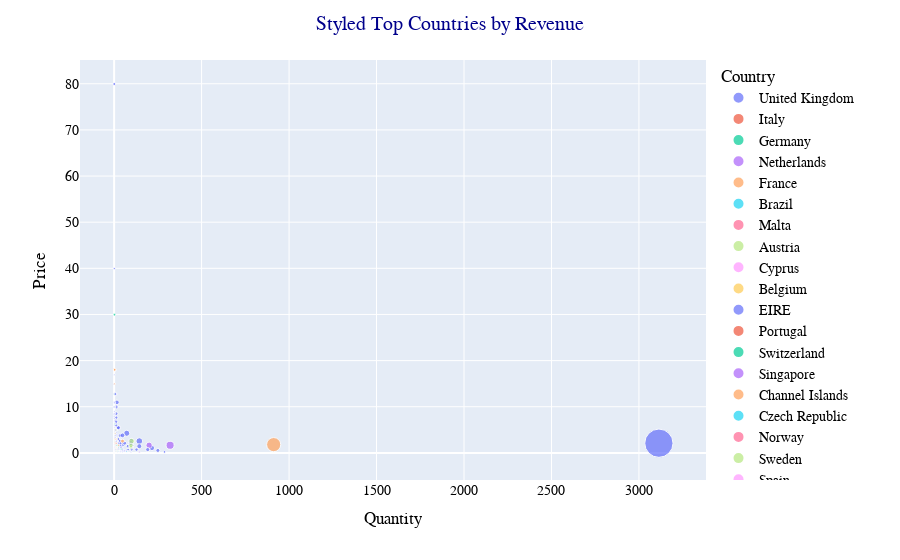

Here is the notebook cell this chart was saved with:
### Code cell
# Fonts, Titles, and Global Style

fig = px.scatter(df_sample.sample(1000),
                 x='Quantity', y='Price',
                 color='Country',
                 size='Revenue',
                 hover_data=['Revenue', 'Month'])

fig.update_layout(
    title=dict(
        text="Styled Top Countries by Revenue",
        font=dict(size=20, color='darkblue', family='Arial'),
        x=0.5  # center the title
    ),
    font=dict(family="Verdana", size=14, color="black"),
)

fig.show()

### Figure 1 — Plotly figure (JSON) as saved in the notebook; plotly's stock layout.template omitted (floating-point values rounded to 4 significant figures; data arrays with more than 128 entries replaced by an {"elided": "..."} marker saying what was removed)
{"data": [{"customdata": {"elided": "906x2 mixed values"}, "hovertemplate": "Country=United Kingdom<br>Quantity=%{x}<br>Price=%{y}<br>Revenue=%{customdata[0]}<br>Month=%{customdata[1]}<extra></extra>", "legendgroup": "United Kingdom", "marker": {"color": "#636efa", "size": {"elided": "906 float values"}, "sizemode": "area", "sizeref": 16.35, "symbol": "circle"}, "mode": "markers", "name": "United Kingdom", "orientation": "v", "showlegend": true, "type": "scatter", "x": {"elided": "906 int values"}, "xaxis": "x", "y": {"elided": "906 float values"}, "yaxis": "y"}, {"customdata": [[19.8, "2011-08"]], "hovertemplate": "Country=Italy<br>Quantity=%{x}<br>Price=%{y}<br>Revenue=%{customdata[0]}<br>Month=%{customdata[1]}<extra></extra>", "legendgroup": "Italy", "marker": {"color": "#EF553B", "size": [19.8], "sizemode": "area", "sizeref": 16.35, "symbol": "circle"}, "mode": "markers", "name": "Italy", "orientation": "v", "showlegend": true, "type": "scatter", "x": [4], "xaxis": "x", "y": [4.95], "yaxis": "y"}, {"customdata": [[6.96, "2011-10"], [59.9, "2010-06"], [30, "2010-10"], [19.5, "2010-09"], [10.08, "2011-05"], [19.9, "2011-12"], [10, "2010-10"], [9.36, "2011-09"], [15, "2011-10"], [15, "2010-08"], [19.5, "2011-01"], [20.4, "2010-11"], [19.8, "2010-11"], [33.2, "2011-12"], [15.3, "2011-11"], [33, "2011-11"], [5.04, "2009-12"], [3.12, "2011-09"], [19.8, "2010-10"], [25.2, "2010-04"], [12.75, "2010-04"], [18.75, "2011-09"], [17.7, "2011-05"]], "hovertemplate": "Country=Germany<br>Quantity=%{x}<br>Price=%{y}<br>Revenue=%{customdata[0]}<br>Month=%{customdata[1]}<extra></extra>", "legendgroup": "Germany", "marker": {"color": "#00cc96", "size": [6.96, 59.9, 30.0, 19.5, 10.08, 19.9, 10.0, 9.36, 15.0, 15.0, 19.5, 20.4, 19.8, 33.2, 15.3, 33.0, 5.04, 3.12, 19.8, 25.2, 12.75, 18.75, 17.7], "sizemode": "area", "sizeref": 16.35, "symbol": "circle"}, "mode": "markers", "name": "Germany", "orientation": "v", "showlegend": true, "type": "scatter", "x": [24, 2, 24, 10, 24, 2, 8, 24, 12, 12, 10, 24, 12, 40, 6, 20, 12, 8, 4, 12, 1, 3, 6], "xaxis": "x", "y": [0.29, 29.95, 1.25, 1.95, 0.42, 9.95, 1.25, 0.39, 1.25, 1.25, 1.95, 0.85, 1.65, 0.83, 2.55, 1.65, 0.42, 0.39, 4.95, 2.1, 12.75, 6.25, 2.95], "yaxis": "y"}, {"customdata": [[23.4, "2010-03"], [27.36, "2011-12"], [12.6, "2010-07"], [330, "2011-01"], [528, "2010-11"], [30.24, "2011-03"]], "hovertemplate": "Country=Netherlands<br>Quantity=%{x}<br>Price=%{y}<br>Revenue=%{customdata[0]}<br>Month=%{customdata[1]}<extra></extra>", "legendgroup": "Netherlands", "marker": {"color": "#ab63fa", "size": [23.4, 27.36, 12.6, 330.0, 528.0, 30.24], "sizemode": "area", "sizeref": 16.35, "symbol": "circle"}, "mode": "markers", "name": "Netherlands", "orientation": "v", "showlegend": true, "type": "scatter", "x": [12, 144, 6, 200, 320, 72], "xaxis": "x", "y": [1.95, 0.19, 2.1, 1.65, 1.65, 0.42], "yaxis": "y"}, {"customdata": [[72, "2010-10"], [17, "2010-11"], [29.9, "2011-11"], [54, "2011-11"], [35.4, "2011-01"], [39.6, "2010-12"], [15, "2010-11"], [15, "2011-09"], [1632.0, "2011-10"], [5.04, "2010-01"], [14.85, "2011-11"], [19.8, "2010-10"], [15, "2011-11"]], "hovertemplate": "Country=France<br>Quantity=%{x}<br>Price=%{y}<br>Revenue=%{customdata[0]}<br>Month=%{customdata[1]}<extra></extra>", "legendgroup": "France", "marker": {"color": "#FFA15A", "size": [72.0, 17.0, 29.9, 54.0, 35.4, 39.6, 15.0, 15.0, 1632.0, 5.04, 14.85, 19.8, 15.0], "sizemode": "area", "sizeref": 16.35, "symbol": "circle"}, "mode": "markers", "name": "France", "orientation": "v", "showlegend": true, "type": "scatter", "x": [4, 20, 2, 3, 12, 24, 12, 12, 912, 12, 3, 12, 4], "xaxis": "x", "y": [18.0, 0.85, 14.95, 18.0, 2.95, 1.65, 1.25, 1.25, 1.79, 0.42, 4.95, 1.65, 3.75], "yaxis": "y"}, {"customdata": [[49.5, "2011-04"]], "hovertemplate": "Country=Brazil<br>Quantity=%{x}<br>Price=%{y}<br>Revenue=%{customdata[0]}<br>Month=%{customdata[1]}<extra></extra>", "legendgroup": "Brazil", "marker": {"color": "#19d3f3", "size": [49.5], "sizemode": "area", "sizeref": 16.35, "symbol": "circle"}, "mode": "markers", "name": "Brazil", "orientation": "v", "showlegend": true, "type": "scatter", "x": [10], "xaxis": "x", "y": [4.95], "yaxis": "y"}, {"customdata": [[10.2, "2010-08"], [11.7, "2010-08"]], "hovertemplate": "Country=Malta<br>Quantity=%{x}<br>Price=%{y}<br>Revenue=%{customdata[0]}<br>Month=%{customdata[1]}<extra></extra>", "legendgroup": "Malta", "marker": {"color": "#FF6692", "size": [10.2, 11.7], "sizemode": "area", "sizeref": 16.35, "symbol": "circle"}, "mode": "markers", "name": "Malta", "orientation": "v", "showlegend": true, "type": "scatter", "x": [12, 6], "xaxis": "x", "y": [0.85, 1.95], "yaxis": "y"}, {"customdata": [[15.3, "2010-09"]], "hovertemplate": "Country=Austria<br>Quantity=%{x}<br>Price=%{y}<br>Revenue=%{customdata[0]}<br>Month=%{customdata[1]}<extra></extra>", "legendgroup": "Austria", "marker": {"color": "#B6E880", "size": [15.3], "sizemode": "area", "sizeref": 16.35, "symbol": "circle"}, "mode": "markers", "name": "Austria", "orientation": "v", "showlegend": true, "type": "scatter", "x": [6], "xaxis": "x", "y": [2.55], "yaxis": "y"}, {"customdata": [[15, "2011-03"], [3.3, "2010-12"]], "hovertemplate": "Country=Cyprus<br>Quantity=%{x}<br>Price=%{y}<br>Revenue=%{customdata[0]}<br>Month=%{customdata[1]}<extra></extra>", "legendgroup": "Cyprus", "marker": {"color": "#FF97FF", "size": [15.0, 3.3], "sizemode": "area", "sizeref": 16.35, "symbol": "circle"}, "mode": "markers", "name": "Cyprus", "orientation": "v", "showlegend": true, "type": "scatter", "x": [4, 2], "xaxis": "x", "y": [3.75, 1.65], "yaxis": "y"}, {"customdata": [[15, "2011-03"], [25.5, "2011-01"], [12.6, "2010-10"], [44.55, "2010-06"], [19.5, "2010-07"], [15, "2011-03"]], "hovertemplate": "Country=Belgium<br>Quantity=%{x}<br>Price=%{y}<br>Revenue=%{customdata[0]}<br>Month=%{customdata[1]}<extra></extra>", "legendgroup": "Belgium", "marker": {"color": "#FECB52", "size": [15.0, 25.5, 12.6, 44.55, 19.5, 15.0], "sizemode": "area", "sizeref": 16.35, "symbol": "circle"}, "mode": "markers", "name": "Belgium", "orientation": "v", "showlegend": true, "type": "scatter", "x": [12, 6, 6, 9, 10, 4], "xaxis": "x", "y": [1.25, 4.25, 2.1, 4.95, 1.95, 3.75], "yaxis": "y"}, {"customdata": [[15, "2010-01"], [12.5, "2010-05"], [15, "2010-06"], [17.7, "2009-12"], [10.2, "2009-12"], [29.7, "2010-06"], [15, "2010-05"], [10.2, "2010-07"], [17.7, "2011-04"], [19.5, "2011-06"], [10.2, "2011-11"], [138.2, "2011-09"], [19.9, "2010-12"], [19.9, "2011-12"], [17.4, "2011-11"], [20.4, "2010-05"], [19.9, "2010-08"], [30.6, "2010-04"], [6.96, "2011-11"]], "hovertemplate": "Country=EIRE<br>Quantity=%{x}<br>Price=%{y}<br>Revenue=%{customdata[0]}<br>Month=%{customdata[1]}<extra></extra>", "legendgroup": "EIRE", "marker": {"color": "#636efa", "size": [15.0, 12.5, 15.0, 17.7, 10.2, 29.7, 15.0, 10.2, 17.7, 19.5, 10.2, 138.2, 19.9, 19.9, 17.4, 20.4, 19.9, 30.6, 6.96], "sizemode": "area", "sizeref": 16.35, "symbol": "circle"}, "mode": "markers", "name": "EIRE", "orientation": "v", "showlegend": true, "type": "scatter", "x": [4, 10, 4, 6, 12, 6, 12, 12, 6, 6, 12, 192, 2, 2, 12, 24, 2, 12, 24], "xaxis": "x", "y": [3.75, 1.25, 3.75, 2.95, 0.85, 4.95, 1.25, 0.85, 2.95, 3.25, 0.85, 0.72, 9.95, 9.95, 1.45, 0.85, 9.95, 2.55, 0.29], "yaxis": "y"}, {"customdata": [[17.7, "2010-09"], [19.5, "2010-06"], [13.5, "2010-03"]], "hovertemplate": "Country=Portugal<br>Quantity=%{x}<br>Price=%{y}<br>Revenue=%{customdata[0]}<br>Month=%{customdata[1]}<extra></extra>", "legendgroup": "Portugal", "marker": {"color": "#EF553B", "size": [17.7, 19.5, 13.5], "sizemode": "area", "sizeref": 16.35, "symbol": "circle"}, "mode": "markers", "name": "Portugal", "orientation": "v", "showlegend": true, "type": "scatter", "x": [6, 10, 6], "xaxis": "x", "y": [2.95, 1.95, 2.25], "yaxis": "y"}, {"customdata": [[10.2, "2011-05"], [10.2, "2011-03"], [22.5, "2011-11"]], "hovertemplate": "Country=Switzerland<br>Quantity=%{x}<br>Price=%{y}<br>Revenue=%{customdata[0]}<br>Month=%{customdata[1]}<extra></extra>", "legendgroup": "Switzerland", "marker": {"color": "#00cc96", "size": [10.2, 10.2, 22.5], "sizemode": "area", "sizeref": 16.35, "symbol": "circle"}, "mode": "markers", "name": "Switzerland", "orientation": "v", "showlegend": true, "type": "scatter", "x": [12, 12, 6], "xaxis": "x", "y": [0.85, 0.85, 3.75], "yaxis": "y"}, {"customdata": [[22.5, "2010-09"]], "hovertemplate": "Country=Singapore<br>Quantity=%{x}<br>Price=%{y}<br>Revenue=%{customdata[0]}<br>Month=%{customdata[1]}<extra></extra>", "legendgroup": "Singapore", "marker": {"color": "#ab63fa", "size": [22.5], "sizemode": "area", "sizeref": 16.35, "symbol": "circle"}, "mode": "markers", "name": "Singapore", "orientation": "v", "showlegend": true, "type": "scatter", "x": [6], "xaxis": "x", "y": [3.75], "yaxis": "y"}, {"customdata": [[122.4, "2010-03"]], "hovertemplate": "Country=Channel Islands<br>Quantity=%{x}<br>Price=%{y}<br>Revenue=%{customdata[0]}<br>Month=%{customdata[1]}<extra></extra>", "legendgroup": "Channel Islands", "marker": {"color": "#FFA15A", "size": [122.4], "sizemode": "area", "sizeref": 16.35, "symbol": "circle"}, "mode": "markers", "name": "Channel Islands", "orientation": "v", "showlegend": true, "type": "scatter", "x": [48], "xaxis": "x", "y": [2.55], "yaxis": "y"}, {"customdata": [[20.88, "2011-10"]], "hovertemplate": "Country=Czech Republic<br>Quantity=%{x}<br>Price=%{y}<br>Revenue=%{customdata[0]}<br>Month=%{customdata[1]}<extra></extra>", "legendgroup": "Czech Republic", "marker": {"color": "#19d3f3", "size": [20.88], "sizemode": "area", "sizeref": 16.35, "symbol": "circle"}, "mode": "markers", "name": "Czech Republic", "orientation": "v", "showlegend": true, "type": "scatter", "x": [72], "xaxis": "x", "y": [0.29], "yaxis": "y"}, {"customdata": [[10.2, "2011-10"]], "hovertemplate": "Country=Norway<br>Quantity=%{x}<br>Price=%{y}<br>Revenue=%{customdata[0]}<br>Month=%{customdata[1]}<extra></extra>", "legendgroup": "Norway", "marker": {"color": "#FF6692", "size": [10.2], "sizemode": "area", "sizeref": 16.35, "symbol": "circle"}, "mode": "markers", "name": "Norway", "orientation": "v", "showlegend": true, "type": "scatter", "x": [12], "xaxis": "x", "y": [0.85], "yaxis": "y"}, {"customdata": [[255.0, "2010-04"], [120, "2010-07"], [158.4, "2011-10"]], "hovertemplate": "Country=Sweden<br>Quantity=%{x}<br>Price=%{y}<br>Revenue=%{customdata[0]}<br>Month=%{customdata[1]}<extra></extra>", "legendgroup": "Sweden", "marker": {"color": "#B6E880", "size": [255.0, 120.0, 158.4], "sizemode": "area", "sizeref": 16.35, "symbol": "circle"}, "mode": "markers", "name": "Sweden", "orientation": "v", "showlegend": true, "type": "scatter", "x": [100, 96, 96], "xaxis": "x", "y": [2.55, 1.25, 1.65], "yaxis": "y"}, {"customdata": [[13.52, "2011-08"], [15, "2010-09"]], "hovertemplate": "Country=Spain<br>Quantity=%{x}<br>Price=%{y}<br>Revenue=%{customdata[0]}<br>Month=%{customdata[1]}<extra></extra>", "legendgroup": "Spain", "marker": {"color": "#FF97FF", "size": [13.52, 15.0], "sizemode": "area", "sizeref": 16.35, "symbol": "circle"}, "mode": "markers", "name": "Spain", "orientation": "v", "showlegend": true, "type": "scatter", "x": [8, 12], "xaxis": "x", "y": [1.69, 1.25], "yaxis": "y"}, {"customdata": [[15, "2010-07"], [17.7, "2011-03"]], "hovertemplate": "Country=Finland<br>Quantity=%{x}<br>Price=%{y}<br>Revenue=%{customdata[0]}<br>Month=%{customdata[1]}<extra></extra>", "legendgroup": "Finland", "marker": {"color": "#FECB52", "size": [15.0, 17.7], "sizemode": "area", "sizeref": 16.35, "symbol": "circle"}, "mode": "markers", "name": "Finland", "orientation": "v", "showlegend": true, "type": "scatter", "x": [12, 6], "xaxis": "x", "y": [1.25, 2.95], "yaxis": "y"}, {"customdata": [[20.4, "2010-10"]], "hovertemplate": "Country=Australia<br>Quantity=%{x}<br>Price=%{y}<br>Revenue=%{customdata[0]}<br>Month=%{customdata[1]}<extra></extra>", "legendgroup": "Australia", "marker": {"color": "#636efa", "size": [20.4], "sizemode": "area", "sizeref": 16.35, "symbol": "circle"}, "mode": "markers", "name": "Australia", "orientation": "v", "showlegend": true, "type": "scatter", "x": [24], "xaxis": "x", "y": [0.85], "yaxis": "y"}, {"customdata": [[25.2, "2010-08"]], "hovertemplate": "Country=United Arab Emirates<br>Quantity=%{x}<br>Price=%{y}<br>Revenue=%{customdata[0]}<br>Month=%{customdata[1]}<extra></extra>", "legendgroup": "United Arab Emirates", "marker": {"color": "#EF553B", "size": [25.2], "sizemode": "area", "sizeref": 16.35, "symbol": "circle"}, "mode": "markers", "name": "United Arab Emirates", "orientation": "v", "showlegend": true, "type": "scatter", "x": [12], "xaxis": "x", "y": [2.1], "yaxis": "y"}, {"customdata": [[19.8, "2010-11"]], "hovertemplate": "Country=Lithuania<br>Quantity=%{x}<br>Price=%{y}<br>Revenue=%{customdata[0]}<br>Month=%{customdata[1]}<extra></extra>", "legendgroup": "Lithuania", "marker": {"color": "#00cc96", "size": [19.8], "sizemode": "area", "sizeref": 16.35, "symbol": "circle"}, "mode": "markers", "name": "Lithuania", "orientation": "v", "showlegend": true, "type": "scatter", "x": [12], "xaxis": "x", "y": [1.65], "yaxis": "y"}], "layout": {"font": {"color": "black", "family": "Verdana", "size": 14}, "legend": {"itemsizing": "constant", "title": {"text": "Country"}, "tracegroupgap": 0}, "margin": {"t": 60}, "title": {"font": {"color": "darkblue", "family": "Arial", "size": 20}, "text": "Styled Top Countries by Revenue", "x": 0.5}, "xaxis": {"anchor": "y", "domain": [0, 1], "title": {"text": "Quantity"}}, "yaxis": {"anchor": "x", "domain": [0, 1], "title": {"text": "Price"}}}}
